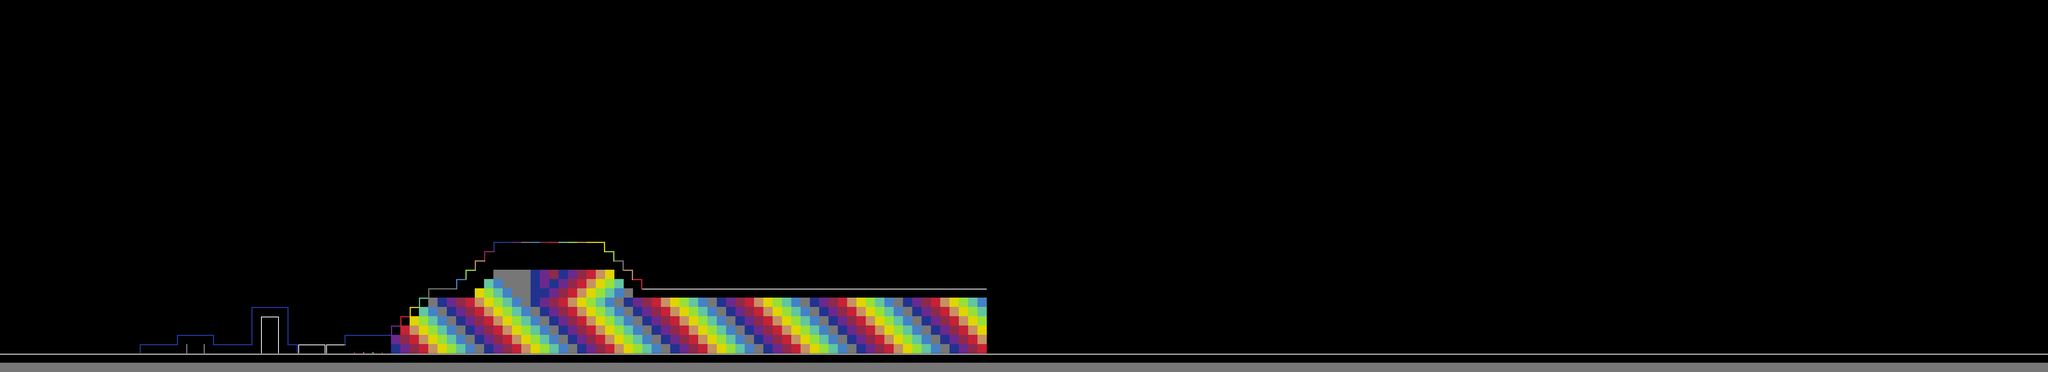

Rendered tile map (Tiled .tmx) drawn with the repository's tilesets; below, a short description and the map source with its tile grids summarised:
An orthogonal 220x40 tile map with 24x24 px tiles, 1 tile layer (tiles).

<map version="1.0" orientation="orthogonal" width="220" height="40" tilewidth="24" tileheight="24">
 <tileset firstgid="1" name="tiles_spritesheet" tilewidth="24" tileheight="24">
  <image source="tiles_spritesheet.png" width="240" height="288" />
 </tileset>
 <layer name="tiles" width="220" height="40">
  <data>[8800 cells, 1010 non-empty, 64 distinct tile ids]</data>
 </layer>
</map>
